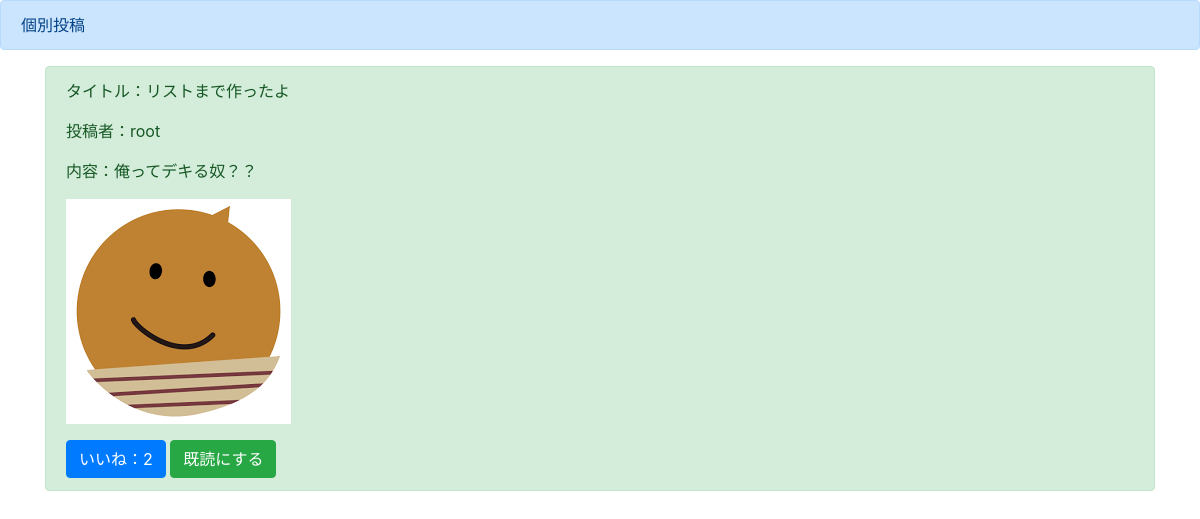
The app's page /detail/2 with its own data.
### boardapp/models.py (models this page shows)
class BoardModel(models.Model):
    title = models.CharField(max_length=100)
    content = models.TextField()
    author = models.CharField(max_length=200)#投稿者
    images = models.ImageField(upload_to='')#画像のアップロード場所
    good = models.IntegerField(null=True,blank=True,default=0)#いいね数
    read = models.IntegerField(null=True,blank=True,default=0)#既読数
    readtext = models.CharField(max_length=200,null=True,blank=True,default='root')#既読した人の名前

### boardapp/views.py (the view)
# urls.py: path('detail/<int:pk>',detailfunc,name='detail'),
def detailfunc(request,pk):
    object = BoardModel.objects.get(pk=pk)
    return render(request,'detail.html',{'object':object})

### templates/detail.html (shortened to what this page needs)
{% extends 'base.html' %}
{% block header %}
    <div class="alert alert-primary" role="alert">
    個別投稿
    </div>
{% endblock header %}
{% block content %}
    <div class="container">
        <div class="alert alert-success" role="alert">
            <p>タイトル：{{ object.title }}</p>
            <p>投稿者：{{object.author }}</p>
            <p>内容：{{object.content }}</p>
            <p><img src='{{ object.images.url }}' max-width='500px'></p>
            <a href="{% url 'good' object.pk %}" class="btn btn-primary" role="button" aria-pressed="true">いいね：{{ object.good }}</a>
            <a href="{% url 'read' object.pk %}" class="btn btn-success" role="button" aria-pressed="true">既読にする</a>
        </div>
    </div>
{% endblock content %}

### records on screen
BoardModel: title "リストまで作ったよ", author "root", content "俺ってデキる奴？？", images (picture), good "2"
